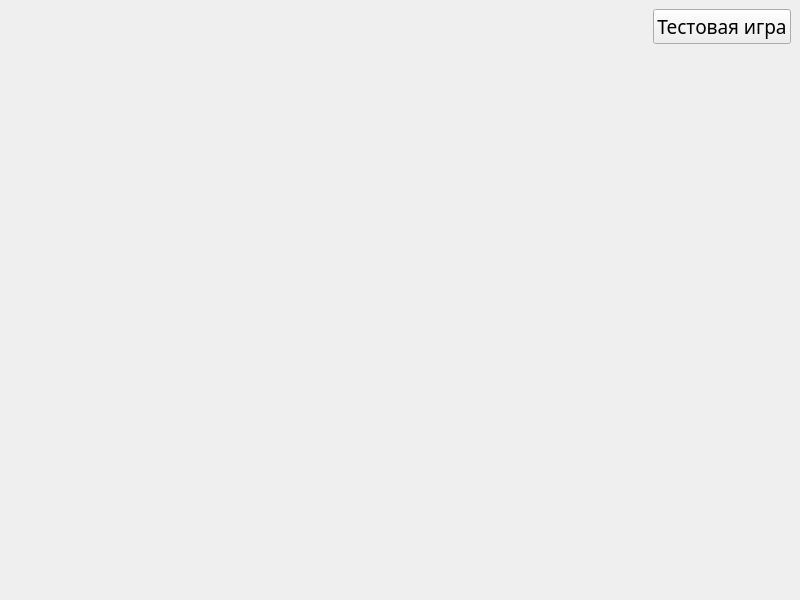
<?xml version="1.0" encoding="UTF-8"?>
<ui version="4.0">
 <class>StartWindow</class>
 <widget class="QMainWindow" name="StartWindow">
  <property name="geometry">
   <rect>
    <x>0</x>
    <y>0</y>
    <width>800</width>
    <height>600</height>
   </rect>
  </property>
  <property name="font">
   <font>
    <family>EB Garamond</family>
    <pointsize>14</pointsize>
   </font>
  </property>
  <property name="windowTitle">
   <string>Welcome</string>
  </property>
  <widget class="QWidget" name="centralwidget">
   <layout class="QHBoxLayout" name="horizontalLayout_2">
    <item>
     <layout class="QHBoxLayout" name="horizontalLayout">
      <item>
       <spacer name="horizontalSpacer">
        <property name="orientation">
         <enum>Qt::Horizontal</enum>
        </property>
        <property name="sizeHint" stdset="0">
         <size>
          <width>40</width>
          <height>20</height>
         </size>
        </property>
       </spacer>
      </item>
      <item>
       <layout class="QVBoxLayout" name="verticalLayout">
        <item>
         <widget class="QPushButton" name="btnTestGame">
          <property name="text">
           <string>Тестовая игра</string>
          </property>
         </widget>
        </item>
        <item>
         <spacer name="verticalSpacer">
          <property name="orientation">
           <enum>Qt::Vertical</enum>
          </property>
          <property name="sizeHint" stdset="0">
           <size>
            <width>20</width>
            <height>40</height>
           </size>
          </property>
         </spacer>
        </item>
       </layout>
      </item>
     </layout>
    </item>
   </layout>
  </widget>
 </widget>
 <resources/>
 <connections/>
</ui>
